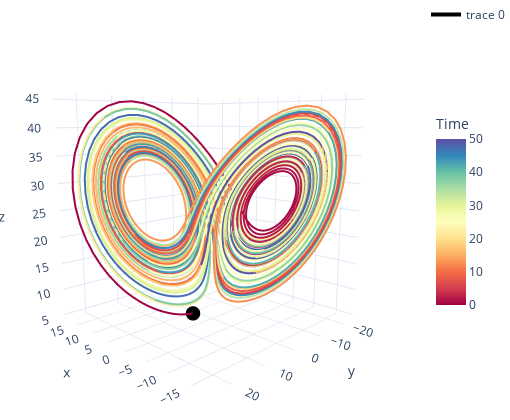

The notebook cell saved with this chart:
### Code cell
#| label: butterfly3d
#| fig-align: center

import plotly.express as px
import plotly.graph_objects as go
import plotly.io as pio

pio.renderers.default = "plotly_mimetype+notebook_connected"
# import plotly.offline as pyo
# pyo.init_notebook_mode()

# reduce the number of points - computational burden, also to make the point moves faster
tps = np.linspace(0, 50, 50*100)
XYZp = odeint(lorenz_system, initial_state, tps, args=(sigma, rho, beta))
Xp = XYZp[:, 0]
Yp = XYZp[:, 1]
Zp = XYZp[:, 2]

# fig = px.scatter_3d(x=X, y=Y, z=Z, 
#                     color=time_points, color_continuous_scale='Spectral')
# fig.update_traces(marker=dict(size=0.8, line_width=3.0))

fig = go.Figure(data=go.Scatter3d(x=Xp, y=Yp, z=Zp, mode="lines",
                                  line=dict(width=4., color=tps, 
                                            colorscale='Spectral', showscale=True, 
                                            colorbar=dict(lenmode='fraction', len=0.5, title="Time"))))

fig.update_layout(template="plotly_white", 
                  scene_camera=dict(eye=dict(x = -1., y = 1., z = 0.25)), 
                  scene_aspectratio=dict(x=0.6, y=0.6, z=0.65),
                  margin=dict(l=0, r=0, t=0, b=0), 
                  width=510, height=420)
fig.update_coloraxes(colorbar=dict(lenmode='fraction', len=0.5, title="Time"))
# fig.update_yaxes(automargin=True)

# add the initial state
fig.add_trace(go.Scatter3d(x=[initial_state[0]], y=[initial_state[1]], z=[initial_state[2]], 
                           marker=dict(color='black', size=5.), 
                           mode="markers", hovertext="Initial condition", showlegend=False))

# fig.write_html("butterfly3d.html", full_html=False)

fig.show()

### Figure 1 — Plotly figure (JSON) as saved in the notebook; plotly's stock layout.template omitted (floating-point values rounded to 4 significant figures; data arrays with more than 128 entries replaced by an {"elided": "..."} marker saying what was removed)
{"data": [{"line": {"color": {"elided": "5000 float values"}, "colorbar": {"len": 0.5, "lenmode": "fraction", "title": {"text": "Time"}}, "colorscale": [[0, "rgb(158,1,66)"], [0.1, "rgb(213,62,79)"], [0.2, "rgb(244,109,67)"], [0.3, "rgb(253,174,97)"], [0.4, "rgb(254,224,139)"], [0.5, "rgb(255,255,191)"], [0.6, "rgb(230,245,152)"], [0.7, "rgb(171,221,164)"], [0.8, "rgb(102,194,165)"], [0.9, "rgb(50,136,189)"], [1, "rgb(94,79,162)"]], "showscale": true, "width": 4}, "mode": "lines", "type": "scatter3d", "x": {"elided": "5000 float values"}, "y": {"elided": "5000 float values"}, "z": {"elided": "5000 float values"}}, {"hovertext": "Initial condition", "marker": {"color": "black", "size": 5}, "mode": "markers", "showlegend": false, "type": "scatter3d", "x": [2], "y": [4], "z": [5.5]}], "layout": {"coloraxis": {"colorbar": {"len": 0.5, "lenmode": "fraction", "title": {"text": "Time"}}}, "height": 420, "margin": {"b": 0, "l": 0, "r": 0, "t": 0}, "scene": {"aspectratio": {"x": 0.6, "y": 0.6, "z": 0.65}, "camera": {"eye": {"x": -1, "y": 1, "z": 0.25}}}, "width": 510}}
